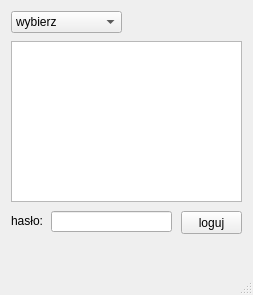
<?xml version="1.0" encoding="UTF-8"?>
<ui version="4.0">
 <class>Sklep</class>
 <widget class="QMainWindow" name="Sklep">
  <property name="windowModality">
   <enum>Qt::NonModal</enum>
  </property>
  <property name="enabled">
   <bool>true</bool>
  </property>
  <property name="geometry">
   <rect>
    <x>0</x>
    <y>0</y>
    <width>253</width>
    <height>295</height>
   </rect>
  </property>
  <property name="sizePolicy">
   <sizepolicy hsizetype="Fixed" vsizetype="Fixed">
    <horstretch>0</horstretch>
    <verstretch>0</verstretch>
   </sizepolicy>
  </property>
  <property name="windowTitle">
   <string>Sklep</string>
  </property>
  <widget class="QWidget" name="centralWidget">
   <layout class="QGridLayout" name="gridLayout">
    <item row="0" column="0">
     <widget class="QWidget" name="widget" native="true">
      <widget class="QComboBox" name="comboBox">
       <property name="geometry">
        <rect>
         <x>0</x>
         <y>0</y>
         <width>111</width>
         <height>22</height>
        </rect>
       </property>
       <item>
        <property name="text">
         <string>wybierz</string>
        </property>
       </item>
       <item>
        <property name="text">
         <string>Kierownik</string>
        </property>
       </item>
       <item>
        <property name="text">
         <string>Sprzedawca</string>
        </property>
       </item>
       <item>
        <property name="text">
         <string>Magazynier</string>
        </property>
       </item>
      </widget>
      <widget class="QListWidget" name="listWidget">
       <property name="geometry">
        <rect>
         <x>0</x>
         <y>30</y>
         <width>231</width>
         <height>161</height>
        </rect>
       </property>
      </widget>
      <widget class="QLineEdit" name="lineEdit">
       <property name="geometry">
        <rect>
         <x>40</x>
         <y>200</y>
         <width>121</width>
         <height>21</height>
        </rect>
       </property>
       <property name="inputMask">
        <string/>
       </property>
       <property name="echoMode">
        <enum>QLineEdit::Password</enum>
       </property>
       <property name="readOnly">
        <bool>false</bool>
       </property>
      </widget>
      <widget class="QPushButton" name="pushButton">
       <property name="geometry">
        <rect>
         <x>170</x>
         <y>200</y>
         <width>61</width>
         <height>23</height>
        </rect>
       </property>
       <property name="text">
        <string>loguj</string>
       </property>
      </widget>
      <widget class="QLabel" name="label">
       <property name="geometry">
        <rect>
         <x>0</x>
         <y>200</y>
         <width>46</width>
         <height>20</height>
        </rect>
       </property>
       <property name="text">
        <string>hasło:</string>
       </property>
      </widget>
     </widget>
    </item>
   </layout>
  </widget>
  <widget class="QMenuBar" name="menuBar">
   <property name="geometry">
    <rect>
     <x>0</x>
     <y>0</y>
     <width>253</width>
     <height>18</height>
    </rect>
   </property>
  </widget>
  <widget class="QStatusBar" name="statusBar">
   <property name="enabled">
    <bool>true</bool>
   </property>
  </widget>
 </widget>
 <layoutdefault spacing="6" margin="11"/>
 <resources/>
 <connections/>
</ui>
